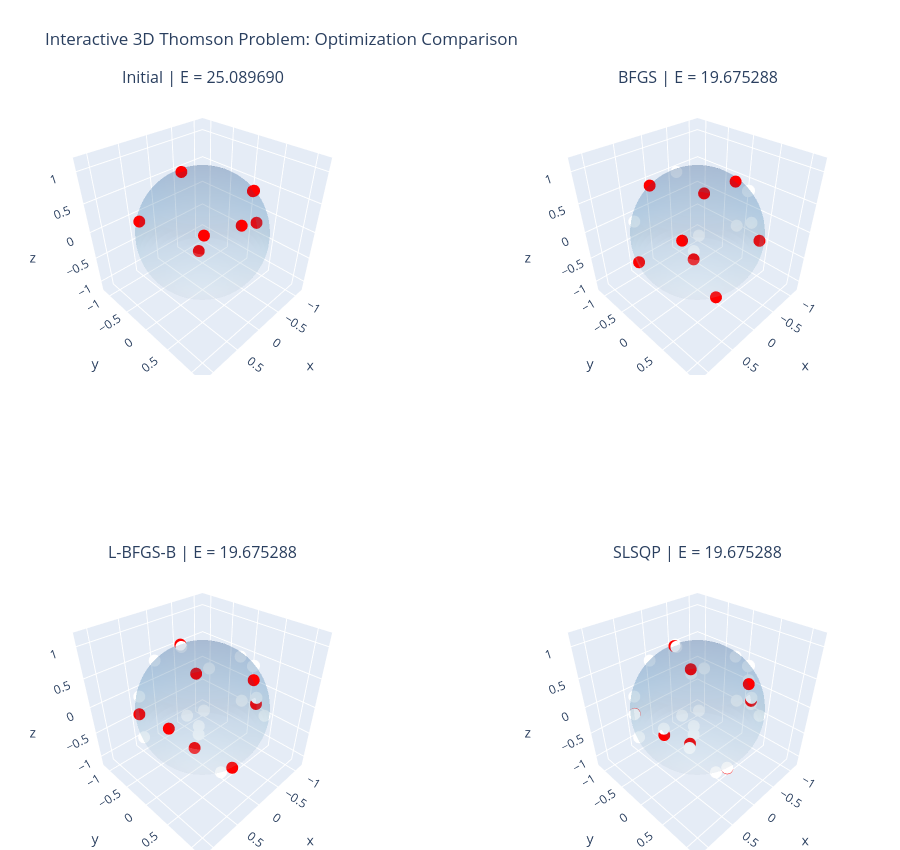

Source (notebook cell):
### Code cell
import numpy as np
import plotly.graph_objects as go
from plotly.subplots import make_subplots

# Sphere surface
u = np.linspace(0, 2*np.pi, 50)
v = np.linspace(0, np.pi, 30)

x = np.outer(np.cos(u), np.sin(v))
y = np.outer(np.sin(u), np.sin(v))
z = np.outer(np.ones_like(u), np.cos(v))

# Recover the initial configuration from Step 6
rng_initial = np.random.default_rng(42)
original_angles = np.column_stack([
    np.arccos(rng_initial.uniform(-1, 1, N)),
    rng_initial.uniform(0, 2*np.pi, N)
]).flatten()

initial_points = angles_to_points(original_angles)

configurations = [
    ("Initial", initial_points),
    ("BFGS", results["BFGS"]["positions"]),
    ("L-BFGS-B", results["L-BFGS-B"]["positions"]),
    ("SLSQP", results["SLSQP"]["positions"])
]

fig = make_subplots(
    rows=2,
    cols=2,
    specs=[[{"type": "scene"}, {"type": "scene"}],
           [{"type": "scene"}, {"type": "scene"}]],
    subplot_titles=[
        f"{name} | E = {coulomb_energy(points):.6f}"
        for name, points in configurations
    ]
)

for i, (name, points) in enumerate(configurations):
    row = i // 2 + 1
    col = i % 2 + 1

    fig.add_trace(
        go.Surface(
            x=x, y=y, z=z,
            opacity=0.15,
            colorscale="Blues",
            showscale=False,
            hoverinfo="skip"
        ),
        row=row, col=col
    )

    fig.add_trace(
        go.Scatter3d(
            x=points[:, 0],
            y=points[:, 1],
            z=points[:, 2],
            mode="markers",
            marker=dict(size=7, color="red"),
            name=name,
            text=[f"Charge {j+1}" for j in range(len(points))],
            hovertemplate="%{text}<extra></extra>",
            showlegend=False
        ),
        row=row, col=col
    )

fig.update_layout(
    title="Interactive 3D Thomson Problem: Optimization Comparison",
    height=850,
    margin=dict(l=0, r=0, t=90, b=0)
)

fig.update_scenes(
    aspectmode="cube",
    xaxis=dict(range=[-1.2, 1.2]),
    yaxis=dict(range=[-1.2, 1.2]),
    zaxis=dict(range=[-1.2, 1.2])
)

fig.show()

### Figure 1 — Plotly figure (JSON) as saved in the notebook; plotly's stock layout.template omitted (floating-point values rounded to 4 significant figures; data arrays with more than 128 entries replaced by an {"elided": "..."} marker saying what was removed)
{"data": [{"colorscale": [[0, "rgb(247,251,255)"], [0.125, "rgb(222,235,247)"], [0.25, "rgb(198,219,239)"], [0.375, "rgb(158,202,225)"], [0.5, "rgb(107,174,214)"], [0.625, "rgb(66,146,198)"], [0.75, "rgb(33,113,181)"], [0.875, "rgb(8,81,156)"], [1, "rgb(8,48,107)"]], "hoverinfo": "skip", "opacity": 0.15, "scene": "scene", "showscale": false, "type": "surface", "x": {"elided": "50x30 float values"}, "y": {"elided": "50x30 float values"}, "z": {"elided": "50x30 float values"}}, {"hovertemplate": "%{text}<extra></extra>", "marker": {"color": "red", "size": 7}, "mode": "markers", "name": "Initial", "scene": "scene", "showlegend": false, "text": ["Charge 1", "Charge 2", "Charge 3", "Charge 4", "Charge 5", "Charge 6", "Charge 7", "Charge 8"], "type": "scatter3d", "x": [0.5798, -0.9447, -0.4796, 0.8232, -0.3613, 0.1361, -0.7994, 0.1169], "y": [0.603, 0.3044, 0.5056, -0.408, -0.459, -0.2768, 0.2968, 0.8118], "z": [0.5479, -0.1222, 0.7172, 0.3947, -0.8116, 0.9512, 0.5223, 0.5721]}, {"colorscale": [[0, "rgb(247,251,255)"], [0.125, "rgb(222,235,247)"], [0.25, "rgb(198,219,239)"], [0.375, "rgb(158,202,225)"], [0.5, "rgb(107,174,214)"], [0.625, "rgb(66,146,198)"], [0.75, "rgb(33,113,181)"], [0.875, "rgb(8,81,156)"], [1, "rgb(8,48,107)"]], "hoverinfo": "skip", "opacity": 0.15, "scene": "scene2", "showscale": false, "type": "surface", "x": {"elided": "50x30 float values"}, "y": {"elided": "50x30 float values"}, "z": {"elided": "50x30 float values"}}, {"hovertemplate": "%{text}<extra></extra>", "marker": {"color": "red", "size": 7}, "mode": "markers", "name": "BFGS", "scene": "scene2", "showlegend": false, "text": ["Charge 1", "Charge 2", "Charge 3", "Charge 4", "Charge 5", "Charge 6", "Charge 7", "Charge 8"], "type": "scatter3d", "x": [0.7385, -0.7524, -0.3677, 0.7891, -0.2651, 0.2791, -0.7752, 0.3537], "y": [0.4696, 0.6202, 0.3662, -0.4718, -0.3653, -0.7244, -0.618, 0.7235], "z": [0.4839, -0.2219, 0.8548, -0.3933, -0.8923, 0.6303, 0.1313, -0.5928]}, {"colorscale": [[0, "rgb(247,251,255)"], [0.125, "rgb(222,235,247)"], [0.25, "rgb(198,219,239)"], [0.375, "rgb(158,202,225)"], [0.5, "rgb(107,174,214)"], [0.625, "rgb(66,146,198)"], [0.75, "rgb(33,113,181)"], [0.875, "rgb(8,81,156)"], [1, "rgb(8,48,107)"]], "hoverinfo": "skip", "opacity": 0.15, "scene": "scene3", "showscale": false, "type": "surface", "x": {"elided": "50x30 float values"}, "y": {"elided": "50x30 float values"}, "z": {"elided": "50x30 float values"}}, {"hovertemplate": "%{text}<extra></extra>", "marker": {"color": "red", "size": 7}, "mode": "markers", "name": "L-BFGS-B", "scene": "scene3", "showlegend": false, "text": ["Charge 1", "Charge 2", "Charge 3", "Charge 4", "Charge 5", "Charge 6", "Charge 7", "Charge 8"], "type": "scatter3d", "x": [0.9084, -0.9195, -0.2567, 0.6496, -0.02888, 0.03998, -0.6227, 0.2299], "y": [0.3068, 0.324, 0.6993, -0.7407, -0.224, -0.4068, -0.7821, 0.8235], "z": [0.2842, -0.2227, 0.6671, -0.1714, -0.9742, 0.9127, 0.02282, -0.5186]}, {"colorscale": [[0, "rgb(247,251,255)"], [0.125, "rgb(222,235,247)"], [0.25, "rgb(198,219,239)"], [0.375, "rgb(158,202,225)"], [0.5, "rgb(107,174,214)"], [0.625, "rgb(66,146,198)"], [0.75, "rgb(33,113,181)"], [0.875, "rgb(8,81,156)"], [1, "rgb(8,48,107)"]], "hoverinfo": "skip", "opacity": 0.15, "scene": "scene4", "showscale": false, "type": "surface", "x": {"elided": "50x30 float values"}, "y": {"elided": "50x30 float values"}, "z": {"elided": "50x30 float values"}}, {"hovertemplate": "%{text}<extra></extra>", "marker": {"color": "red", "size": 7}, "mode": "markers", "name": "SLSQP", "scene": "scene4", "showlegend": false, "text": ["Charge 1", "Charge 2", "Charge 3", "Charge 4", "Charge 5", "Charge 6", "Charge 7", "Charge 8"], "type": "scatter3d", "x": [0.9239, -0.9352, -0.2141, 0.6412, -0.09583, 0.1071, -0.6139, 0.1868], "y": [0.326, 0.3073, 0.7372, -0.7477, -0.282, -0.3513, -0.7812, 0.7917], "z": [0.2005, -0.176, 0.6408, -0.1725, -0.9546, 0.9301, 0.1134, -0.5817]}], "layout": {"annotations": [{"font": {"size": 16}, "showarrow": false, "text": "Initial | E = 25.089690", "x": 0.225, "xanchor": "center", "xref": "paper", "y": 1, "yanchor": "bottom", "yref": "paper"}, {"font": {"size": 16}, "showarrow": false, "text": "BFGS | E = 19.675288", "x": 0.775, "xanchor": "center", "xref": "paper", "y": 1, "yanchor": "bottom", "yref": "paper"}, {"font": {"size": 16}, "showarrow": false, "text": "L-BFGS-B | E = 19.675288", "x": 0.225, "xanchor": "center", "xref": "paper", "y": 0.375, "yanchor": "bottom", "yref": "paper"}, {"font": {"size": 16}, "showarrow": false, "text": "SLSQP | E = 19.675288", "x": 0.775, "xanchor": "center", "xref": "paper", "y": 0.375, "yanchor": "bottom", "yref": "paper"}], "height": 850, "margin": {"b": 0, "l": 0, "r": 0, "t": 90}, "scene": {"aspectmode": "cube", "domain": {"x": [0, 0.45], "y": [0.625, 1]}, "xaxis": {"range": [-1.2, 1.2]}, "yaxis": {"range": [-1.2, 1.2]}, "zaxis": {"range": [-1.2, 1.2]}}, "scene2": {"aspectmode": "cube", "domain": {"x": [0.55, 1], "y": [0.625, 1]}, "xaxis": {"range": [-1.2, 1.2]}, "yaxis": {"range": [-1.2, 1.2]}, "zaxis": {"range": [-1.2, 1.2]}}, "scene3": {"aspectmode": "cube", "domain": {"x": [0, 0.45], "y": [0, 0.375]}, "xaxis": {"range": [-1.2, 1.2]}, "yaxis": {"range": [-1.2, 1.2]}, "zaxis": {"range": [-1.2, 1.2]}}, "scene4": {"aspectmode": "cube", "domain": {"x": [0.55, 1], "y": [0, 0.375]}, "xaxis": {"range": [-1.2, 1.2]}, "yaxis": {"range": [-1.2, 1.2]}, "zaxis": {"range": [-1.2, 1.2]}}, "title": {"text": "Interactive 3D Thomson Problem: Optimization Comparison"}}}
